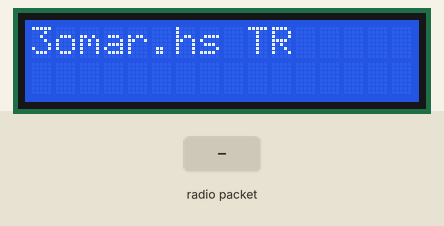
Recording of a sketch running on a simulated Arduino Uno, built with avr-gcc and run on an emulated ATmega328P. Parts: 16×2 character LCD. The inputs (shaded band) are chosen by the test bench. No radio packets arrive unless stated.

Above: at 1.2 s.
1.3 s: radio packet "1" arrives
At 1.8 s:
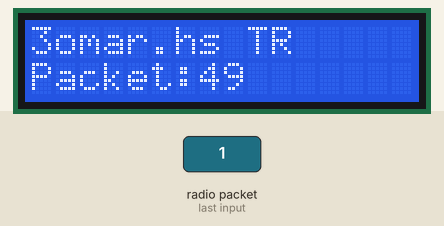
2.8 s: radio packet "0" arrives
4.3 s: radio packet "2" arrives
At 5.2 s:
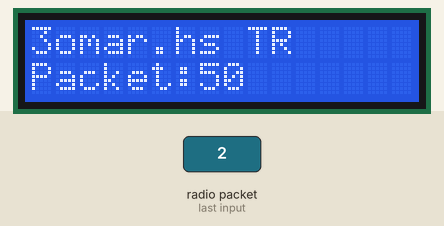
Timing chart, 0 to 7.3 s (numbered marks = the images above; inputs shaded):
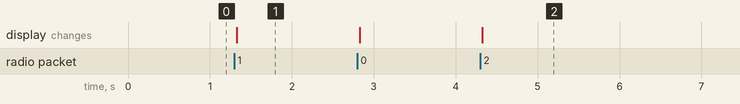

Measured:
- after the input at 1.3 s, the display: changes at once (image 1)
- after the input at 4.3 s, the display: changes at once (image 2)

The sketch:

TR_receiver_1.ino
```cpp
/*
Data on pin 11 (pin on right"behind GND")
*/


#include <VirtualWire.h>

#include <LiquidCrystal_I2C.h>
LiquidCrystal_I2C lcd(0x27,16,2);

uint8_t currentPacket = 0;

void setup() {
  lcd.backlight();
  lcd.init();
  lcd.setCursor(0, 0);
  lcd.print("3omar.hs TR");

  vw_set_tx_pin(12);
  vw_set_rx_pin(11);
  vw_setup(1000);
  vw_rx_start();
}

void loop() {
  uint8_t buf[VW_MAX_MESSAGE_LEN];
  uint8_t buflen = VW_MAX_MESSAGE_LEN;

  if (vw_get_message(buf, &buflen)) {
    currentPacket = (uint8_t) buf[0];

    lcd.setCursor(0, 1);
    lcd.print("                 ");
    lcd.setCursor(0, 1);
    lcd.print("Packet:");
    lcd.setCursor(7, 1);
    lcd.print(currentPacket);
  }
}
```
